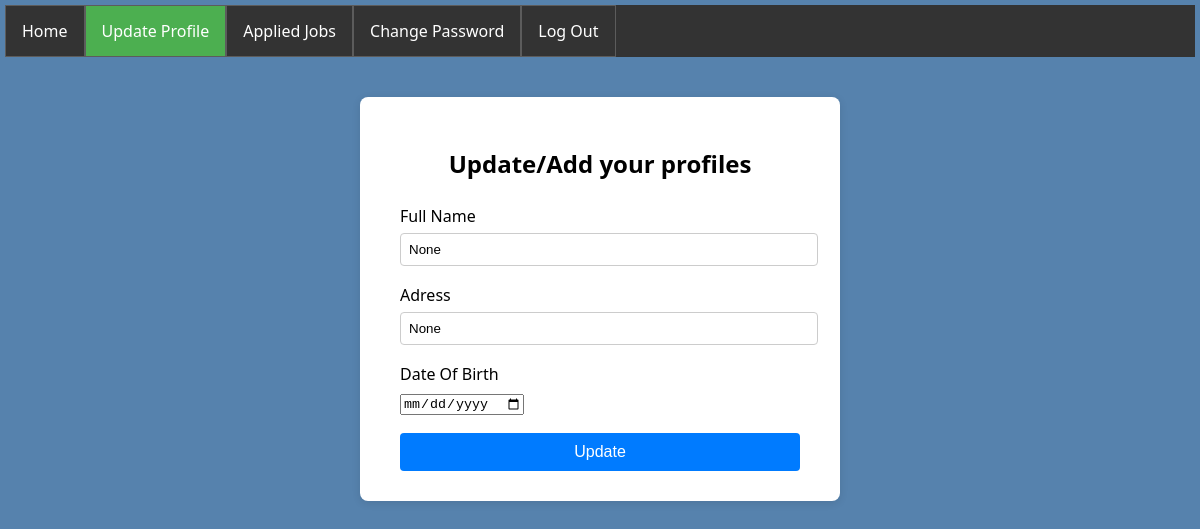
/candidate/updateProfiles/ (signed in), run on an earlier commit of the app's database.
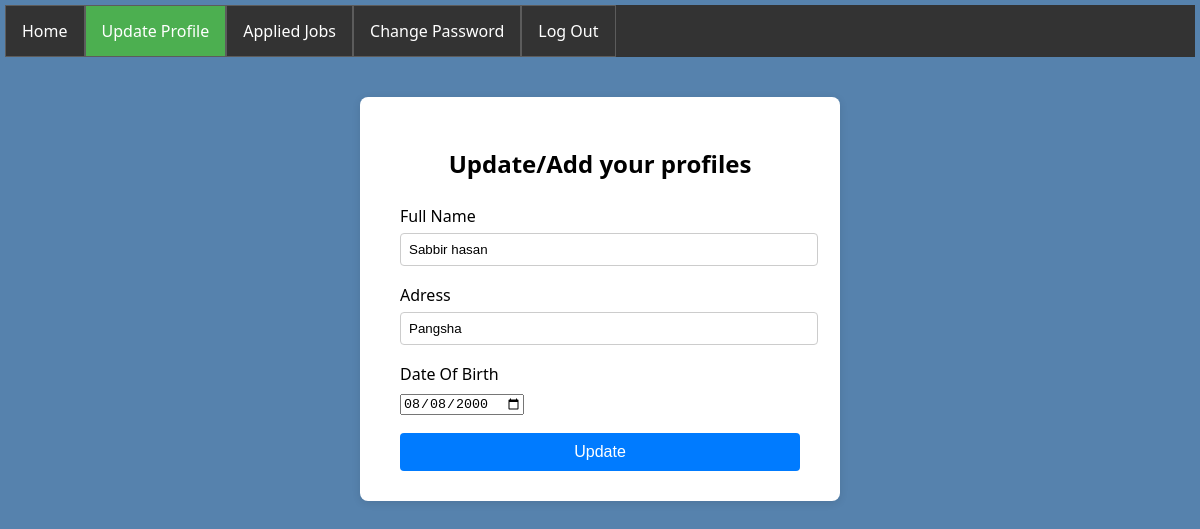
And on a later commit of the database.
### candidate_app/models.py (models this page shows)
class candidateProfileModel(models.Model):
    candidateUser = models.OneToOneField(customUserModel, on_delete = models.CASCADE, null = True)
    fullName = models.CharField(max_length = 100, null = True)
    adress = models.TextField(null = True)
    dateOfBirth = models.DateField(null = True)

### candidate_app/views.py (the view, shortened to what this page needs)
# urls.py: path('updateProfiles/', updateProfiles, name='candidateUpdateProfiles'),
@login_required(login_url='logIn')
def updateProfiles(req):
    data = models.candidateProfileModel.objects.filter(candidateUser=req.user).first()
    context = {
        'data': data
    }
    if not data:
        data = models.candidateProfileModel.objects.create(candidateUser=req.user)
    return render(req, 'candidateUpdateProfiles.html', context)

### candidate_app/templates/candidateUpdateProfiles.html (shortened to what this page needs)
{% extends "master.html" %}
{% block body %}
{% load static %}
<div class="signup-container">
    <h2>Update/Add your profiles</h2>
    <form method="POST" enctype="multipart/form-data">
                <div class="form-group">
            <label for="fullName">Full Name</label>
            <input type="text" name="fullName" id="fullName" value="{{data.fullName}}" maxlength="400" required>
        </div>
         <div class="form-group">
            <label for="adress">Adress</label>
            <input type="text" name="adress" id="adress" value="{{data.adress}}" maxlength="400" required>
        </div>
        <div class="form-group">
            <label for="dateOfBirth">Date Of Birth</label>
            <input type="date" name="dateOfBirth" id="dateOfBirth" value="{{data.dateOfBirth|date:'Y-m-d'}}" maxlength="400" required>
        </div>
        <button type="submit">Update</button>
    </form>
</div>
{% endblock body %}

What changed in the data, as far as the page shows it:
changed candidateProfileModel: fullName "None" → "Sabbir hasan"; adress "None" → "Pangsha"; dateOfBirth (not shown) → "08/08/2000"
